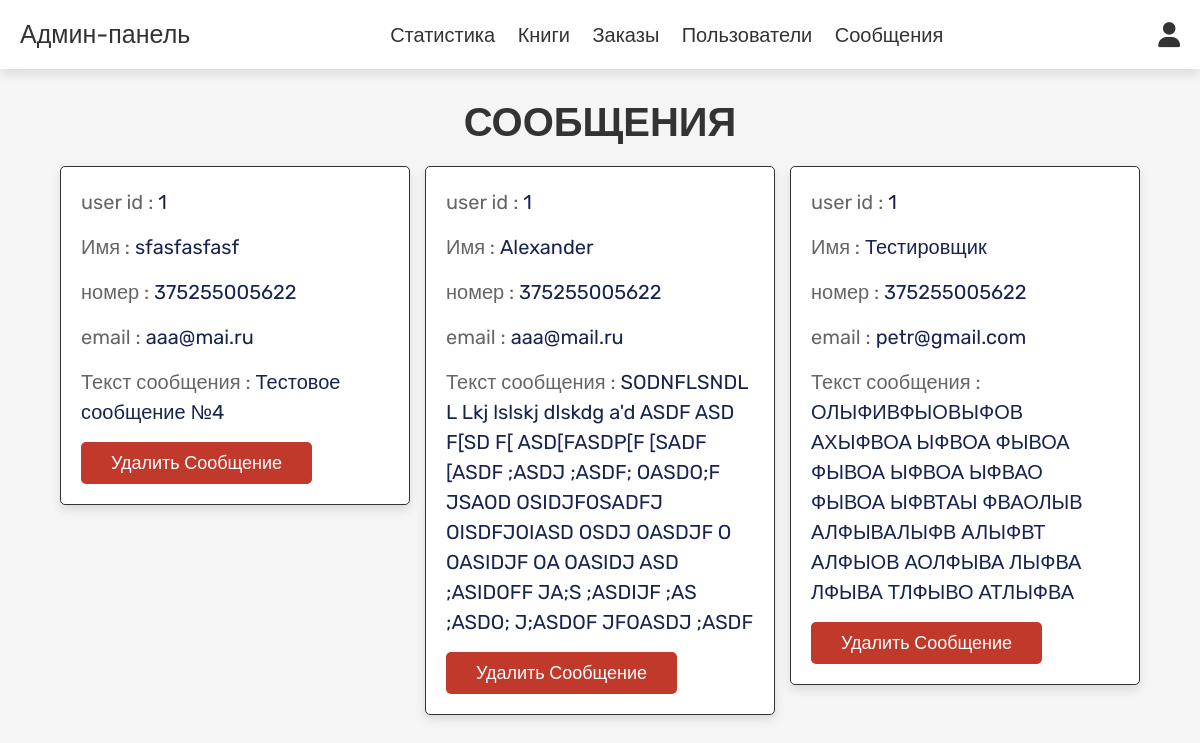
Page /admin_contacts.php (signed in) on the committed database.
### tables this page shows
CREATE TABLE `message` (
  `id` int NOT NULL,
  `user_id` int NOT NULL,
  `name` varchar(100) NOT NULL,
  `email` varchar(100) NOT NULL,
  `number` varchar(12) NOT NULL,
  `message` varchar(500) NOT NULL
);

### admin_contacts.php (the view, shortened to what this page needs)
<?php
include 'config.php';
?>
<!DOCTYPE html>
<html lang="en">
<head>
   <link rel="stylesheet" href="https://cdnjs.cloudflare.com/ajax/libs/font-awesome/6.0.0/css/all.min.css">
   <link rel="stylesheet" href="css/admin_style.css">
</head>
<body>
<?php include 'admin_header.php'; ?>
<section class="messages">
   <h1 class="title"> сообщения </h1>
   <div class="box-container">
   <?php
      $select_message = mysqli_query($conn, "SELECT * FROM `message`") or die('query failed');
      if(mysqli_num_rows($select_message) > 0){
         while($fetch_message = mysqli_fetch_assoc($select_message)){
   ?>
   <div class="box">
      <p> user id : <span><?php echo $fetch_message['user_id']; ?></span> </p>
      <p> Имя : <span><?php echo $fetch_message['name']; ?></span> </p>
      <p> номер : <span><?php echo $fetch_message['number']; ?></span> </p>
      <p> email : <span><?php echo $fetch_message['email']; ?></span> </p>
      <p> Текст сообщения : <span><?php echo $fetch_message['message']; ?></span> </p>
      <a href="admin_contacts.php?delete=<?php echo $fetch_message['id']; ?>" onclick="return confirm('delete this message?');" class="delete-btn">Удалить сообщение</a>
   </div>
   <?php
      };
   }else{
      echo '<p class="empty">you have no messages!</p>';
   }
   ?>
   </div>
</section>
</body>
</html>

### css/admin_style.css (style rules this page uses)
:root { --purple:#182450; --red:#c0392b; --orange:#f39c12; --black:#333; --white:#fff; --light-color:#666; --light-white:#ccc; --light-bg:#f5f5f5; --border:.1rem solid var(--black); --box-shadow:0 .5rem 1rem rgba(0,0,0,.1); }
* { font-family: 'Rubik', sans-serif; margin:0; padding:0; box-sizing: border-box; outline: none; border:none; text-decoration: none; transition:all .2s linear; }
html { font-size: 62.5%; overflow-x: hidden; }
body { background-color: var(--light-bg); }
section { padding:3rem 2rem; }
.title { text-align: center; margin-bottom: 2rem; text-transform: uppercase; color:var(--black); font-size: 4rem; }
.btn, .option-btn, .delete-btn, .white-btn { display: inline-block; margin-top: 1rem; padding:1rem 3rem; cursor: pointer; color:var(--white); font-size: 1.8rem; border-radius: .5rem; text-transform: capitalize; }
.delete-btn { background-color: var(--red); }
.messages .box-container { display: grid; grid-template-columns: repeat(auto-fit, 35rem); justify-content: center; gap:1.5rem; max-width: 1200px; margin:0 auto; align-items: flex-start; }
.messages .box-container .box { background-color: var(--white); padding:2rem; border:var(--border); box-shadow: var(--box-shadow); border-radius: .5rem; }
.messages .box-container .box p { padding-bottom: 1.5rem; font-size: 2rem; color:var(--light-color); line-height: 1.5; }
.messages .box-container .box p span { color:var(--purple); }
.messages .box-container .box .delete-btn { margin-top: 0; }

### rows in the picture
message: user "1", name "sfasfasfasf", number "375255005622", email "aaa@mai.ru", message "Тестовое сообщение №4"
message: user "1", name "Alexander", number "375255005622", email "aaa@mail.ru", message "SODNFLSNDL L Lkj lslskj dlskdg a'd ASDF ASD F[SD F[ ASD[FASDP[F [SADF [ASDF ;ASDJ ;ASDF; OASDO;F JSAOD OSIDJFOSADFJ OISDFJOIASD OSDJ OASDJF O OASIDJF OA OASIDJ ASD ;ASIDOFF JA;S ;ASDIJF ;AS ;ASDO; J;ASDOF JFOASDJ ;ASDF"
message: user "1", name "Тестировщик", number "375255005622", email "petr@gmail.com", message "ОЛЫФИВФЫОВЫФОВ АХЫФВОА ЫФВОА ФЫВОА ФЫВОА ЫФВОА ЫФВАО ФЫВОА ЫФВТАЫ ФВАОЛЫВ АЛФЫВАЛЫФВ АЛЫФВТ АЛФЫОВ АОЛФЫВА ЛЫФВА ЛФЫВА ТЛФЫВО АТЛЫФВА"
